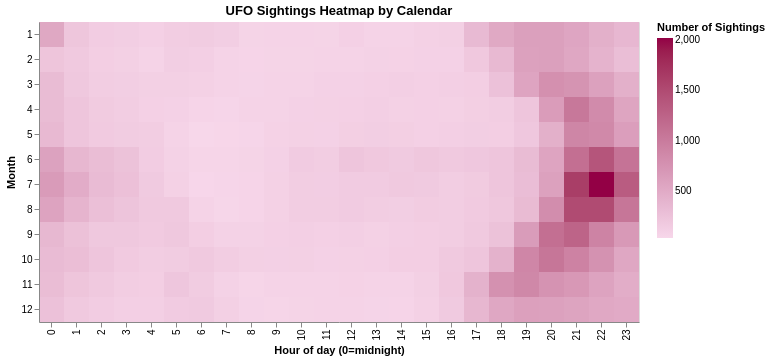

Source (notebook cell):
### Code cell
chart2 = alt.Chart(df[['month','hour']]).mark_rect().encode(
    alt.X('hour:O', title="Hour of day (0=midnight)"),
    alt.Y('month:O', title="Month"),
    alt.Color("count()", 
              scale=alt.Scale(range=["#f7d7ea", "#930045"]), 
              title="Number of Sightings")
).properties(
    title= "UFO Sightings Heatmap by Calendar",
    height=300,
    width=600
)
chart2

### Figure 1 — Vega-Lite specification as saved in the notebook (floating-point values rounded to 4 significant figures; data arrays with more than 128 entries replaced by an {"elided": "..."} marker saying what was removed)
{"config": {"view": {"continuousWidth": 300, "continuousHeight": 300}}, "data": {"name": "data-c0bd9b8d7586332a343ec1955843e010"}, "mark": {"type": "rect"}, "encoding": {"color": {"aggregate": "count", "scale": {"range": ["#f7d7ea", "#930045"]}, "title": "Number of Sightings", "type": "quantitative"}, "x": {"field": "hour", "title": "Hour of day (0=midnight)", "type": "ordinal"}, "y": {"field": "month", "title": "Month", "type": "ordinal"}}, "height": 300, "title": "UFO Sightings Heatmap by Calendar", "width": 600, "$schema": "https://vega.github.io/schema/vega-lite/v5.20.1.json", "datasets": {"data-c0bd9b8d7586332a343ec1955843e010": {"elided": "80332 records"}}}
